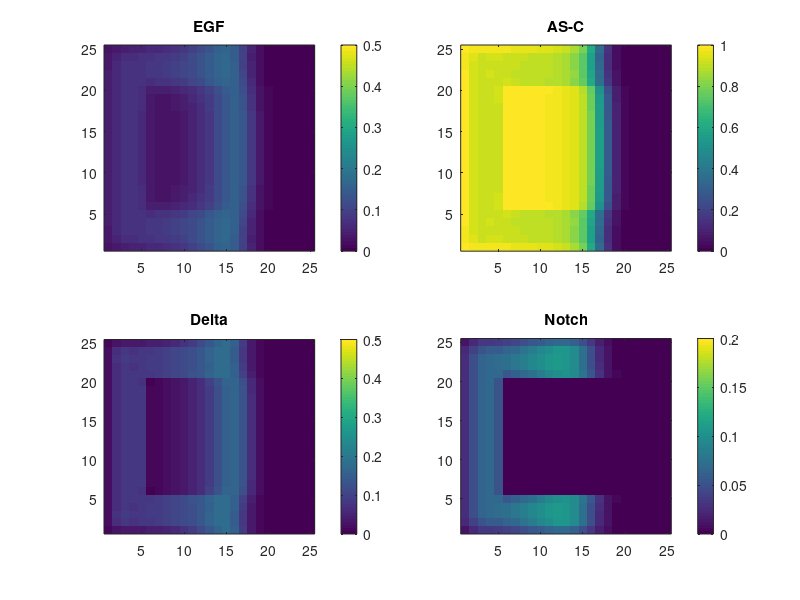

The MATLAB source for this figure:
Tmax=200;Xmax=25;
dt=0.1;dx=1;dx2=dx*dx;
de=1;ke=1;ae=1;ea=10;kn=1;dn=0.25;dc=0.25;kd=1;ad=1;
E=zeros(Xmax,Xmax,Tmax);En=zeros(Xmax,Xmax);
N=zeros(Xmax,Xmax,Tmax);D=zeros(Xmax,Xmax,Tmax);Nmutant=ones(Xmax,Xmax);Nmutant(6:20,6:20)=0;
A=zeros(Xmax,Xmax,Tmax);A(:,1,1)=0.5;
Etemp=zeros(Xmax,Xmax);Eright=Etemp;Eleft=Etemp;Eup=Etemp;Edown=Etemp;
for T=1:Tmax-1
    Etemp=E(:,:,T);
    Eright(:,Xmax)=Etemp(:,Xmax);Eright(:,1:Xmax-1)=Etemp(:,2:Xmax);
    Eleft(:,1)=Etemp(:,1);Eleft(:,2:Xmax)=Etemp(:,1:Xmax-1);
    Eup(Xmax,:)=Etemp(Xmax,:);Eup(1:Xmax-1,:)=Etemp(2:Xmax,:);
    Edown(1,:)=Etemp(1,:);Edown(2:Xmax,:)=Etemp(1:Xmax-1,:);
    E(:,:,T+1)=dt*(de*(Eright+Eleft+Eup+Edown-4*Etemp)/dx2-ke*E(:,:,T)+ae*A(:,:,T).*(1-A(:,:,T)))+E(:,:,T);   
    for X=2: Xmax-1
        for Y=2:Xmax-1
            N(Y,X,T+1)= N(Y,X,T) + dt*(( dn*( D(Y,X+1,T)+D(Y,X-1,T)+D(Y+1,X,T)+D(Y-1,X,T)) -dc*D(Y,X,T))*Nmutant(Y,X) -kn*N(Y,X,T) );                     
        end
    end
    for X=2: Xmax-1        
        N(1,X,T+1)= N(1,X,T) + dt*( dn*( D(1,X+1,T)+D(1,X-1,T)+D(2,X,T)) -dc*D(1,X,T) -kn*N(1,X,T));  
        N(Xmax,X,T+1)= N(Xmax,X,T) + dt*( dn*( D(Xmax,X+1,T)+D(Xmax,X-1,T)+D(Xmax-1,X,T)) -dc*D(Xmax,X,T) -kn*N(Xmax,X,T) );         
    end
    for Y=2: Xmax-1        
        N(Y,1,T+1)= N(Y,1,T) + dt*( dn*( D(Y+1,1,T)+D(Y-1,1,T)+D(Y,2,T)) -dc*D(Y,1,T) -kn*N(Y,1,T) );  
        N(Y,Xmax,T+1)= N(Y,Xmax,T) + dt*( dn*( D(Y+1,Xmax,T)+D(Y-1,Xmax,T)+D(Y,Xmax-1,T)) -dc*D(Y,Xmax,T) -kn*N(Y,Xmax,T) );         
    end       
    N(1,1,T+1)= N(1,1,T) + dt*( dn*( D(1,2,T)+D(2,1,T)) -dc*D(1,1,T) -kn*N(1,1,T));  
    N(Xmax,1,T+1)= N(Xmax,1,T) + dt*( dn*( D(Xmax,2,T)+D(Xmax-1,1,T)) -dc*D(Xmax,1,T) -kn*N(Xmax,1,T) );         
    N(1,Xmax,T+1)= N(1,Xmax,T) + dt*( dn*( D(2,Xmax,T)+D(1,Xmax-1,T)) -dc*D(1,Xmax,T) -kn*N(1,Xmax,T) );
    N(Xmax,Xmax,T+1)= N(Xmax,Xmax,T) + dt*( dn*( D(Xmax,Xmax-1,T)+D(Xmax-1,Xmax,T)) -dc*D(Xmax,Xmax,T) -kn*N(Xmax,Xmax,T) );       
    D(:,:,T+1)=dt*(-kd*D(:,:,T)+ad*A(:,:,T).*(1-A(:,:,T)))+D(:,:,T);
    En=E(:,:,T)-N(:,:,T);En=En.*(En>0);
    A(:,:,T+1)=dt*(ea*(1-A(:,:,T)).*En)+A(:,:,T);
end
figure('Position',[0 100 1000 600]);
for T=1:10:100
    subplot(2,2,1);imagesc(E(:,:,T),[0 0.5]);set(gca,'YDir','normal');title('EGF');colorbar;
    subplot(2,2,2);imagesc(A(:,:,T),[0 1]);set(gca,'YDir','normal');title('AS-C');colorbar;
    subplot(2,2,3);imagesc(D(:,:,T),[0 0.5]);set(gca,'YDir','normal');title('Delta');colorbar;
    subplot(2,2,4);imagesc(N(:,:,T),[0 0.2]);set(gca,'YDir','normal');title('Notch');colorbar;
    pause(0.001);
end
